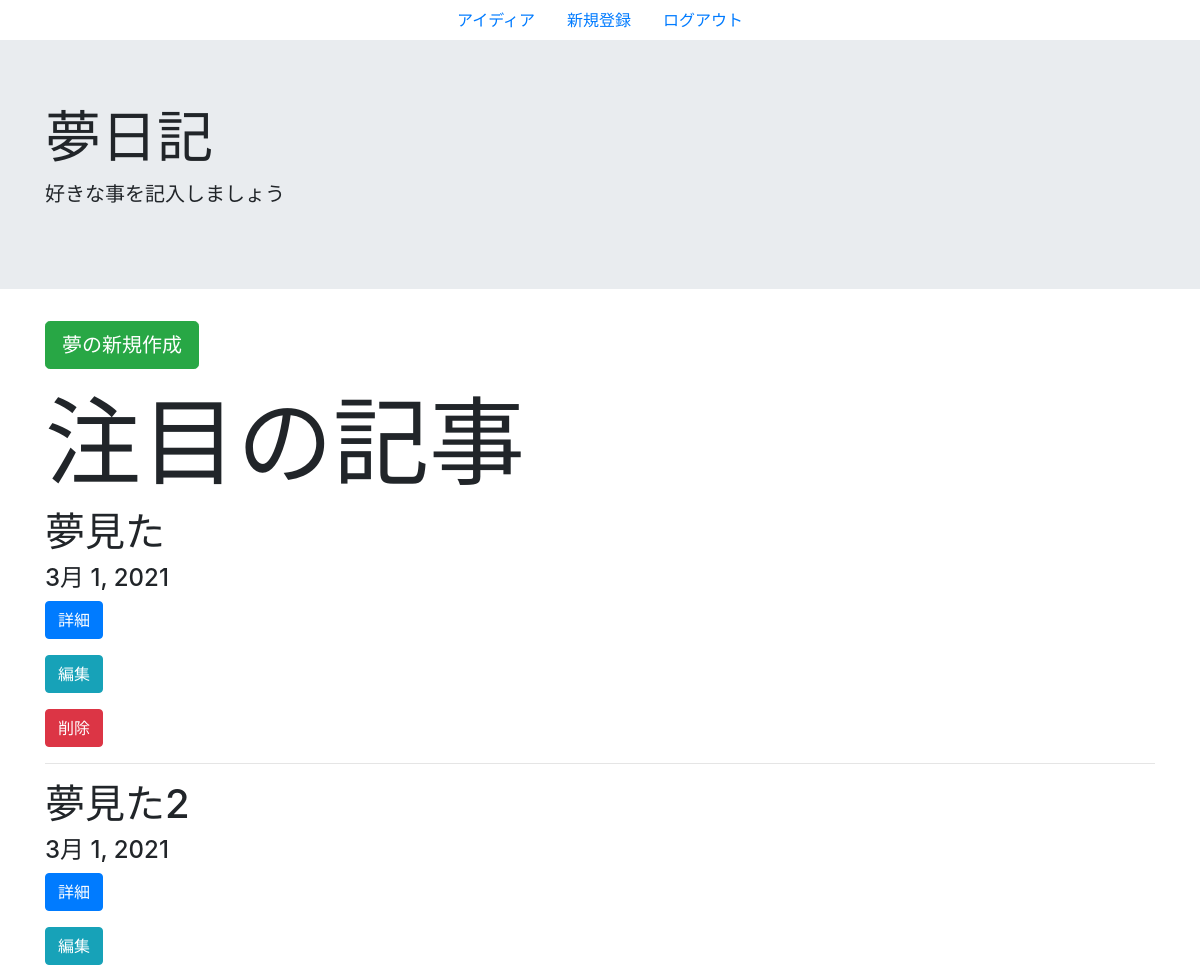
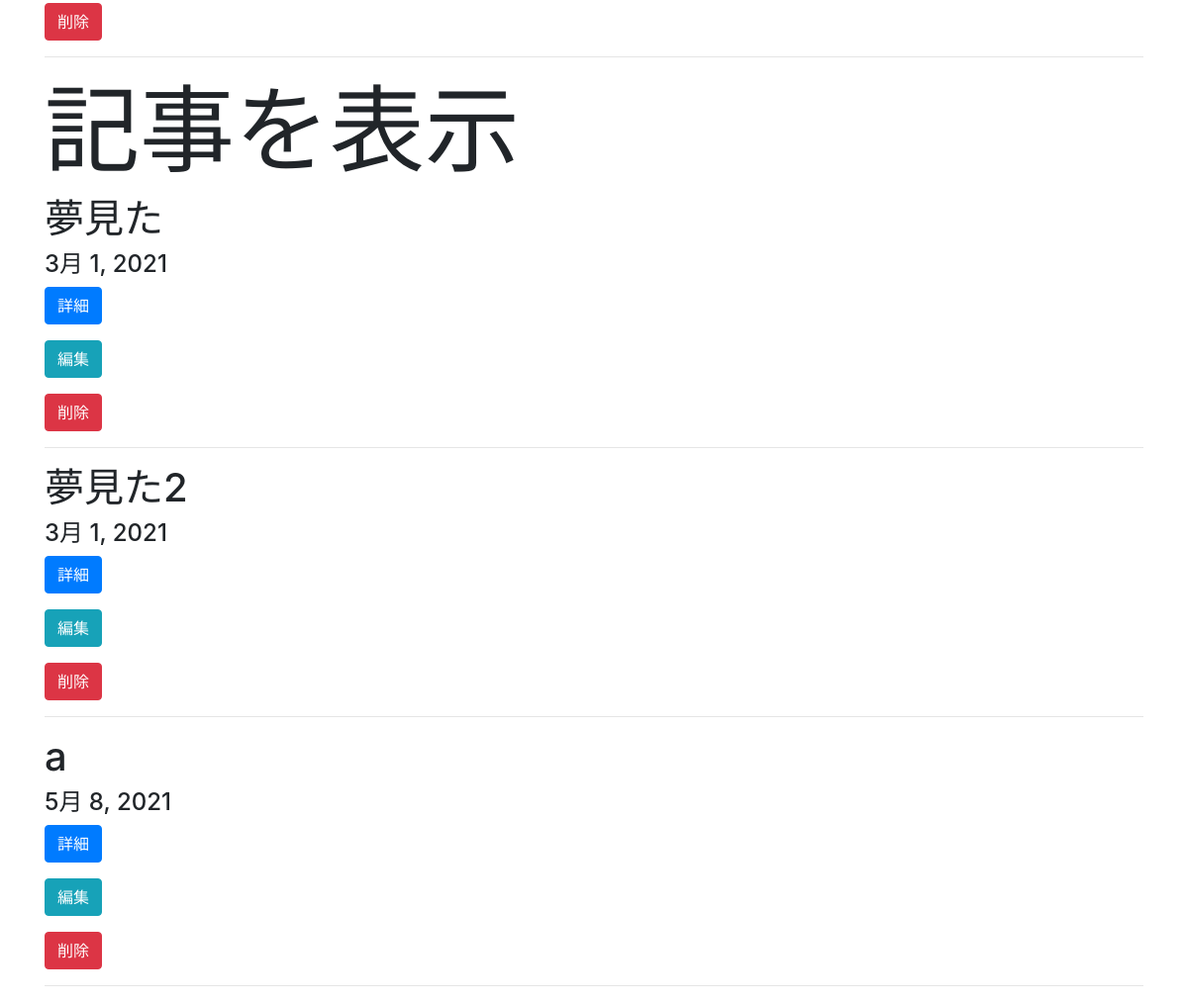
Page /dream_list/ on the earlier database version (2 pictures, top to bottom).
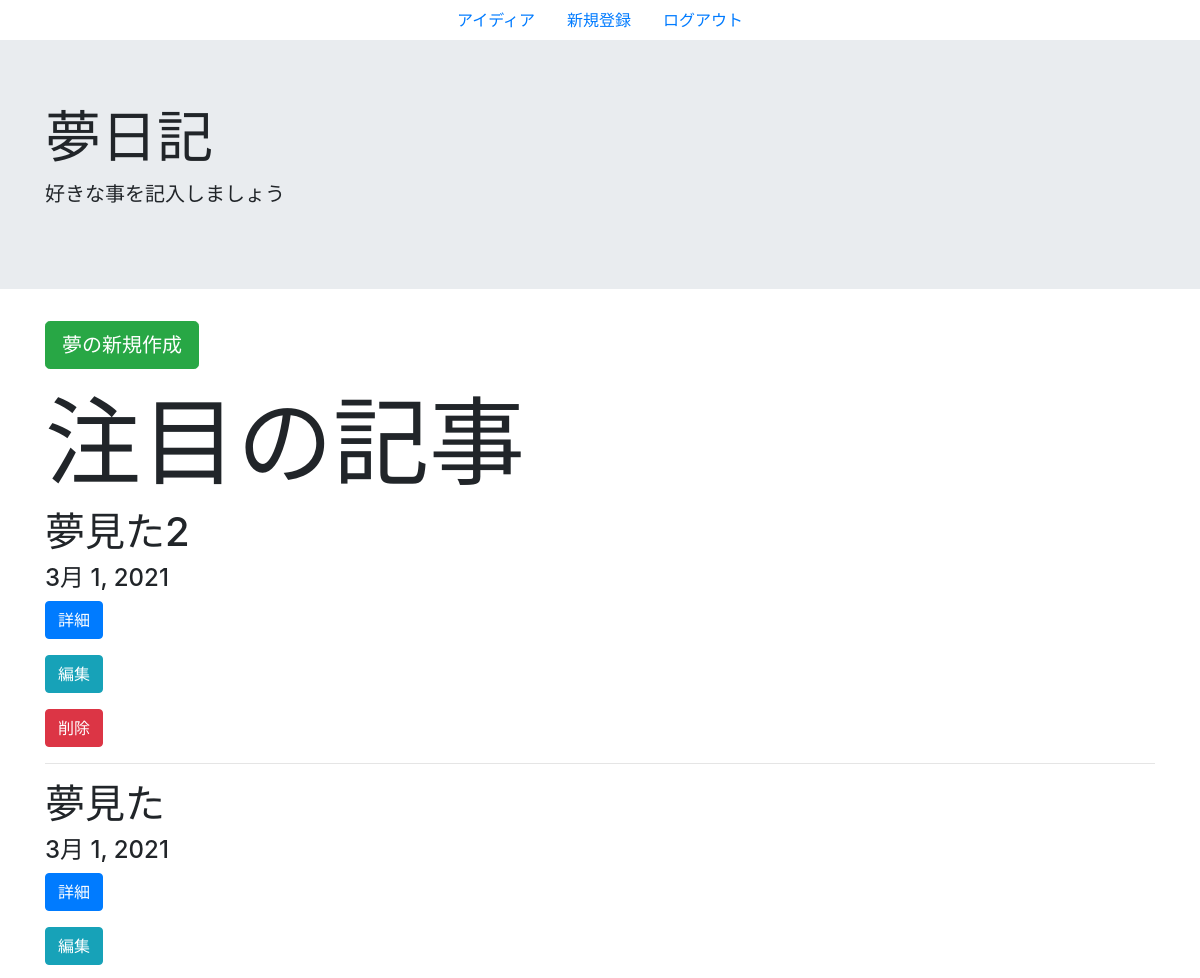
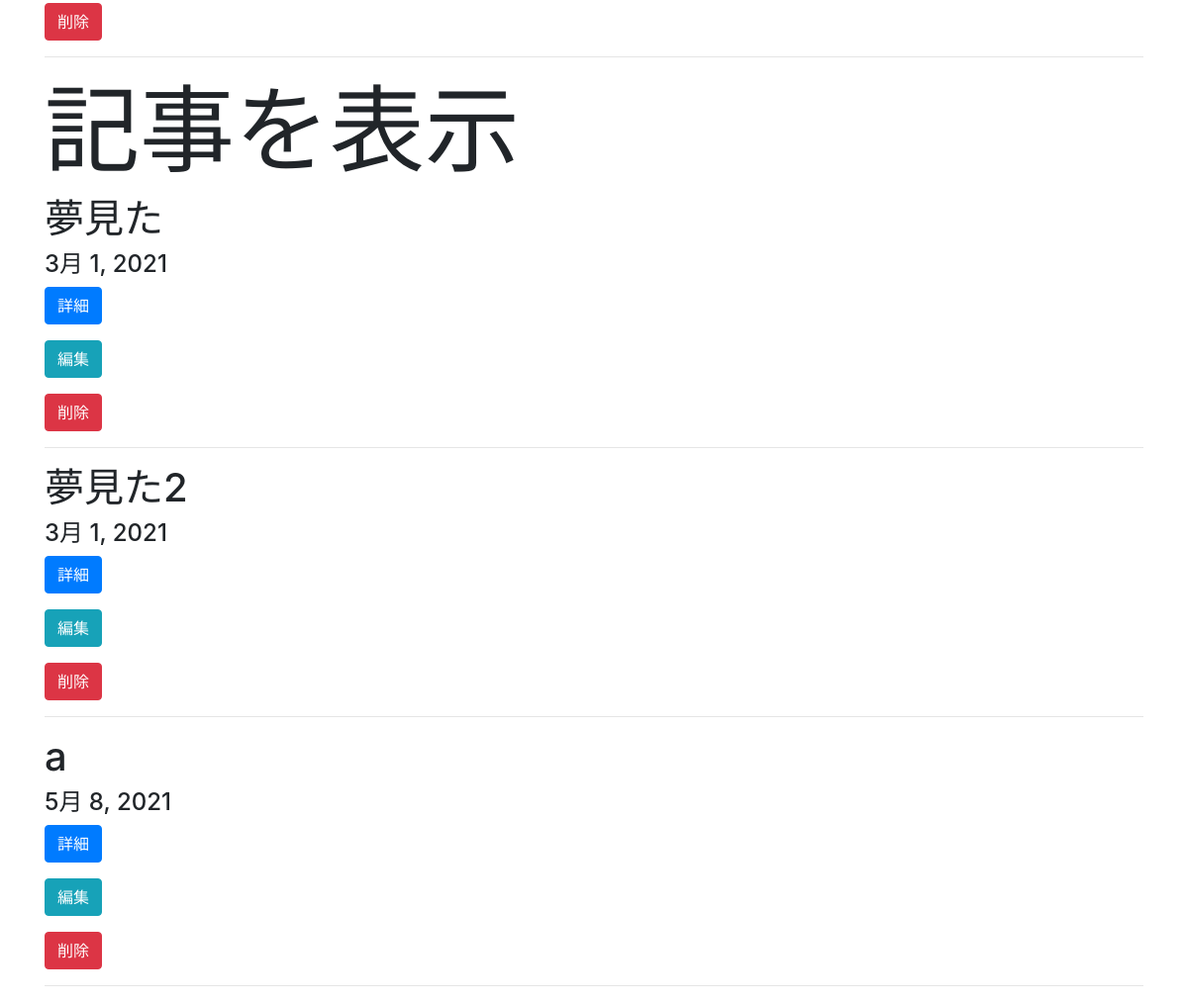
Same page on the later database version (2 pictures, top to bottom).
### yumenikki/models.py (models this page shows, shortened)
class DreamModel(models.Model):
    class Meta:
        verbose_name = "あなたの夢"
        verbose_name_plural = 'あなたの夢'
    title = models.CharField(
        verbose_name="タイトル",
        max_length=50,
    )
    content = models.TextField(
        verbose_name="内容"
    )
    image_1 = models.ImageField(
        verbose_name = '画像1',
        upload_to='media/',
        blank=True,
        null=True,
        )
    image_2 = models.ImageField(
        verbose_name = '画像2',
        upload_to='media/',
        blank=True,
        null=True,
        )
    image_3 = models.ImageField(
        verbose_name = '画像3',
        upload_to='media/',
        blank=True,
        null=True,
        )
    image_4 = models.ImageField(
        verbose_name = '画像4',
        upload_to='media/',
        blank=True,
        null=True,
        )
    create_time = models.DateField(
        verbose_name="投稿日",
        default=timezone.now
    )
    count = models.IntegerField(default=0)
    dtags = models.ManyToManyField(DreamTag, blank=True)

### yumenikki/views.py (the view)
# urls.py: path('dream_list/', views.dream_list_view, name='dream_list'),
def dream_list_view(request):
    ranks = DreamModel.objects.order_by('-count')[:2] # 降順で表示
    objs = DreamModel.objects.all()
    context = {
        'dreams':objs,
        'ranks':ranks,
    }
    return render(request, 'yumenikki/dream_list.html', context)

### yumenikki/templates/yumenikki/dream_list.html (shortened to what this page needs)
{% extends 'yumenikki/base.html' %}
{% load static %}
{% block content %}
<ul class="nav justify-content-center">
  <li class="nav-item">
    <a class="nav-link" href="{% url 'idea_list' %}">アイディア</a>
  </li>
  <li class="nav-item">
    <a class="nav-link" href="{% url 'create' %}">新規登録</a>
  </li>
  <li class="nav-item">
    <a class="nav-link" href="{% url 'logout' %}">ログアウト</a>
  </li>
</ul>
<div class="jumbotron jumbotron-fluid">
    <div class="container">
        <h1 class="display-4">夢日記</h1>
        <p class="lead">好きな事を記入しましょう</p>
    </div>
</div>
<div class="container ">
  <div>
    <p class="new-btn"><a href="{% url 'dream_create' %}" class="btn btn-success btn-lg" tabindex="-1" role="button" aria-disabled="true">夢の新規作成</a></p>
  </div>
  <h1 class="display-1">注目の記事</h1>
  {% for rank in ranks %}
    <div class="one_box">
      <h1>{{ rank.title }}</h1>
      <h4>{{ rank.create_time }}</h4>
        <div class="btns">
          <p class="btn-content"><a href="{% url 'dream_detail' rank.pk %}" class="btn btn-primary" tabindex="-1" role="button" aria-disabled="true">詳細</a></p>
          <p class="btn-content"><a href="{% url 'dream_update' rank.pk %}" class="btn btn-info" tabindex="-1" role="button" aria-disabled="true">編集</a></p>
          <p class="btn-content"><a href="{% url 'dream_delete' rank.pk %}" class="btn btn-danger" tabindex="-1" role="button" aria-disabled="true">削除</a></p>
        </div>
    </div>
  <hr class="hr-primary" />
  {% endfor %}
  <h1 class="display-1">記事を表示</h1>
  {% for dream in dreams %}
    <div class="one_box">
      <h1>{{ dream.title }}</h1>
      <h4>{{ dream.create_time }}</h4>
        <div class="btns">
          <p class="btn-content"><a href="{% url 'dream_detail' dream.pk %}" class="btn btn-primary" tabindex="-1" role="button" aria-disabled="true">詳細</a></p>
          <p class="btn-content"><a href="{% url 'dream_update' dream.pk %}" class="btn btn-info" tabindex="-1" role="button" aria-disabled="true">編集</a></p>
          <p class="btn-content"><a href="{% url 'dream_delete' dream.pk %}" class="btn btn-danger" tabindex="-1" role="button" aria-disabled="true">削除</a></p>
        </div>
    </div>
  <hr>
  {% endfor %}
</div>
{% endblock content %}

Differences in the rows shown:
changed DreamModel "夢見た2": moves up the list
